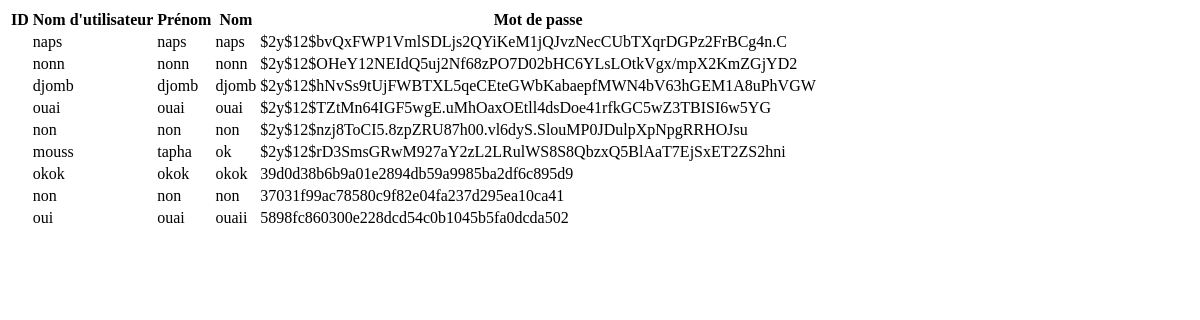
The app's page /admin.php with its own data.
### tables this page shows
CREATE TABLE IF NOT EXISTS `utilisateurs` (
  `ID` int(11) NOT NULL AUTO_INCREMENT,
  `login` varchar(255) NOT NULL,
  `prenom` varchar(255) NOT NULL,
  `nom` varchar(255) NOT NULL,
  `password` varchar(255) NOT NULL,
  PRIMARY KEY (`ID`)
);

### admin.php (the view, shortened to what this page needs)
<!doctype html>
<html>
	<head>
		<link rel="stylesheet" href="index.css"/>
	</head>
	<body>
		<section>
				<?php
					$connexion = mysqli_connect("localhost", "root", "", "moduleconnexion");
					$sql = "SELECT * FROM utilisateurs";
					$resultat = mysqli_query($connexion, $sql);
				?>
				<table>
					<thead>
						<tr>
							<th>ID</th>
							<th>Nom d'utilisateur</th>
							<th>Prénom</th>
							<th>Nom</th>
							<th>Mot de passe</th>
						</tr>
					</thead>
					<?php
						while($data = mysqli_fetch_array($resultat))
						{
					?>
						<tbody>
							<tr>
								<td><?php echo $data['id'];?></td>
								<td><?php echo $data['login'];?></td>
								<td><?php echo $data['prenom'];?></td>
								<td><?php echo $data['nom'];?></td>
								<td><?php echo $data['password'];?></td>
							</tr>
						</tbody>
					<?php
						}
					?>
				</table>
					</section>
	</body>
</html>

### records on screen
utilisateurs: login "naps", prenom "naps", nom "naps", password "$2y$12$bvQxFWP1VmlSDLjs2QYiKeM1jQJvzNecCUbTXqrDGPz2FrBCg4n.C"
utilisateurs: login "nonn", prenom "nonn", nom "nonn", password "$2y$12$OHeY12NEIdQ5uj2Nf68zPO7D02bHC6YLsLOtkVgx/mpX2KmZGjYD2"
utilisateurs: login "djomb", prenom "djomb", nom "djomb", password "$2y$12$hNvSs9tUjFWBTXL5qeCEteGWbKabaepfMWN4bV63hGEM1A8uPhVGW"
utilisateurs: login "ouai", prenom "ouai", nom "ouai", password "$2y$12$TZtMn64IGF5wgE.uMhOaxOEtll4dsDoe41rfkGC5wZ3TBISI6w5YG"
utilisateurs: login "non", prenom "non", nom "non", password "$2y$12$nzj8ToCI5.8zpZRU87h00.vl6dyS.SlouMP0JDulpXpNpgRRHOJsu"
utilisateurs: login "mouss", prenom "tapha", nom "ok", password "$2y$12$rD3SmsGRwM927aY2zL2LRulWS8S8QbzxQ5BlAaT7EjSxET2ZS2hni"
utilisateurs: login "okok", prenom "okok", nom "okok", password "39d0d38b6b9a01e2894db59a9985ba2df6c895d9"
utilisateurs: login "non", prenom "non", nom "non", password "37031f99ac78580c9f82e04fa237d295ea10ca41"
utilisateurs: login "oui", prenom "ouai", nom "ouaii", password "5898fc860300e228dcd54c0b1045b5fa0dcda502"
